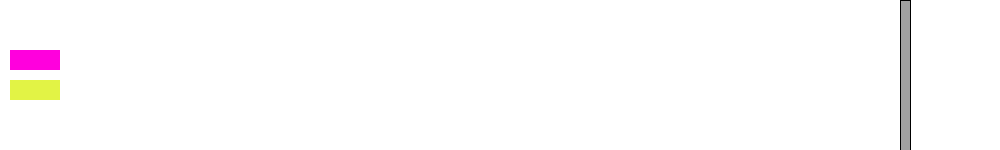
Frame 1 (no input)
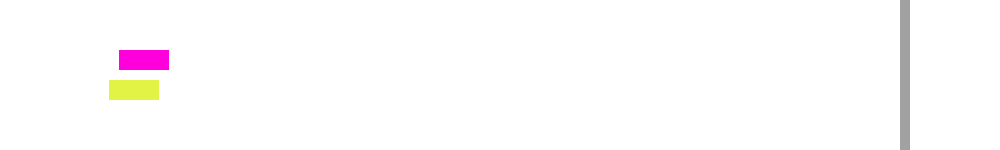
Frame 60 (the mouse pressed at the canvas centre just before this capture)
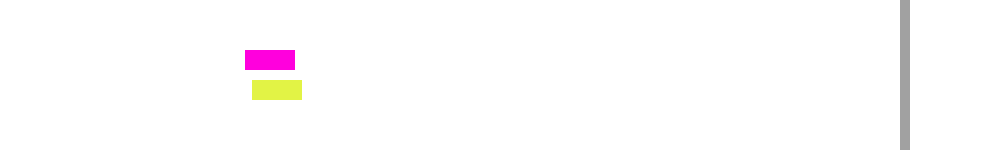
Frame 120 (the mouse held since frame 60 and released just before this capture)

The Processing sketch that drew these frames (run headless with seeded random() and noise(); from frame 60 on, the mouse is pressed at the canvas centre):

// Processing sketch: car_race
// ── car_race.pde
Boxcar bc1, bc2;

void setup() {
  size(1000, 150);
  smooth();
  bc1 = new Boxcar(10, 50, #ff00dd);
  bc2 = new Boxcar(10, 80, #e2f345);
  
}


void draw() {
  background(#ffffff);
  fill(#a1a1a1);
  rect(900,0, 10, height);
  bc1.move((int)random(5));
  bc2.move((int)random(5));
  
}

// ── Boxcar.pde
class Boxcar {
  float x;
  float y;
  color c;
  
  Boxcar(float boxcarx, float boxcary, color carcolor) {
    x = boxcarx;
    y = boxcary;
    c = carcolor;
  } 

 void move(int speed) {   
    noStroke();
    fill(c);
    rect(x,y,50, 20);
    if (x > 925) {
     speed = speed * 0;
    }
    x = x + speed;
    
  } 

}
